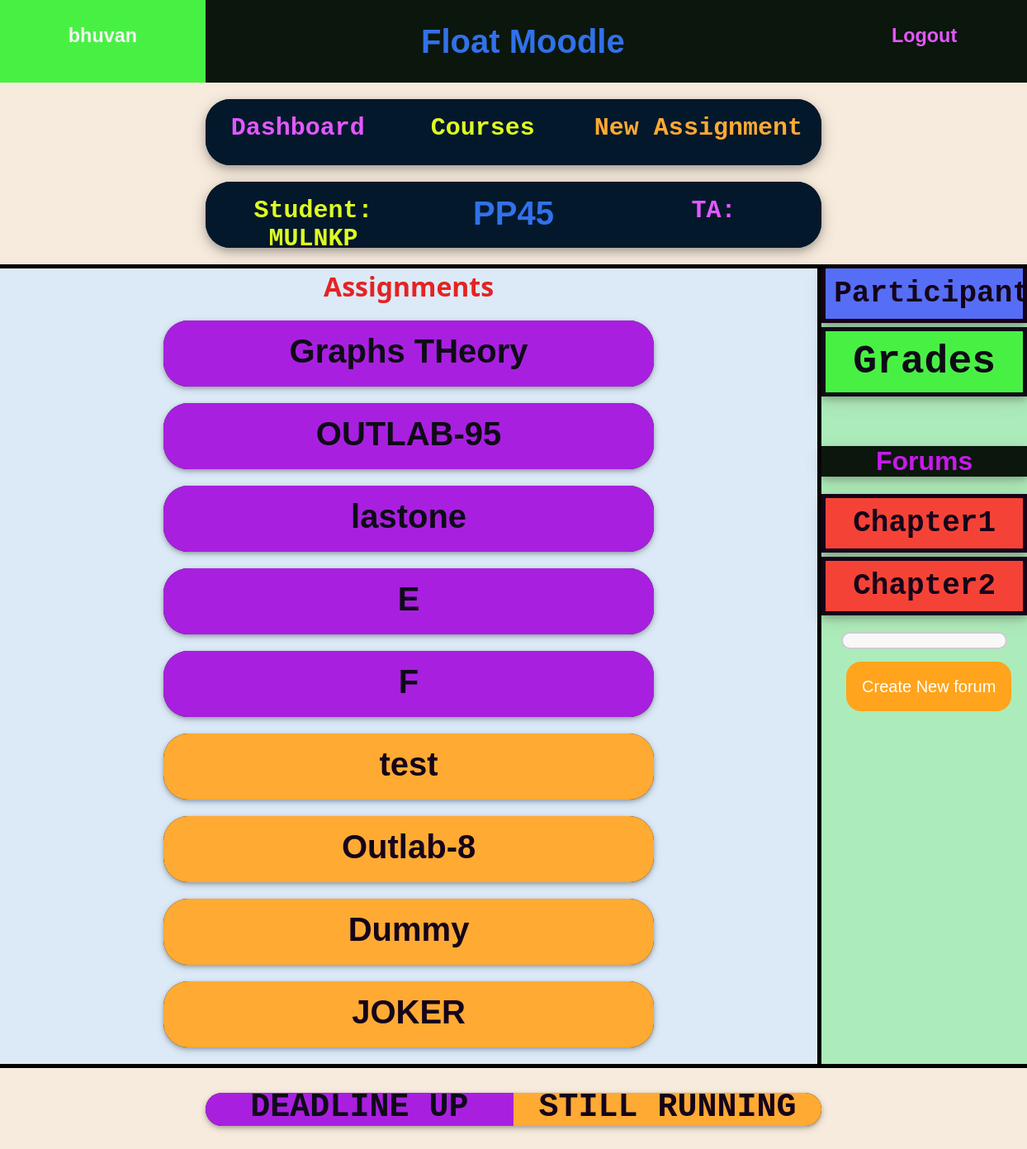
Page /courses/1/ (signed in) on the committed database.
### courses/models.py (models this page shows, shortened)
class Course(models.Model):
    instructor = models.ForeignKey(User,on_delete=models.CASCADE,related_name='ins_courses') #assuming 1 instructor/course.
    name = models.CharField(max_length=128,default = '')
    students = models.ManyToManyField(User,related_name='stud_courses')
    TAs = models.ManyToManyField(User,related_name='ta_courses')
    joincode = models.CharField(max_length=10,default = '')
    TAjoincode = models.CharField(max_length=10,default = '')

class Assignment(models.Model):
    name = models.CharField(max_length=128,default='')
    link = models.URLField(default='')
    file_name = models.CharField(max_length=100,default='problem_statement')
    file = models.FileField(upload_to='assignments',blank=True)
    statement = models.CharField(max_length=300,default='')
    course = models.ForeignKey(Course,on_delete=models.CASCADE)
    maxmarks = models.IntegerField(default=100)
    deadline = models.DateTimeField(blank=False) #need to set while creating assign.
    weightage = models.IntegerField(default=0)
    feedfile = models.FileField(upload_to='feedback', blank = True)

class Forum(models.Model):
    name = models.CharField(max_length=20,default='FORUM')
    course = models.ForeignKey(Course,on_delete=models.CASCADE)
    enabled = models.CharField(max_length=4,default='YES')#***********************************************************

### courses/views.py (the view, shortened to what this page needs)
# urls.py: path('<int:course_id>/',views.course,name = 'coursepage'),
def course(request,course_id):
    if not request.user.is_authenticated:
        return redirect('login')
    c = Course.objects.get(pk = course_id)
    if request.method == 'POST':
        form = ForumCreateForm(request.POST)
        if form.is_valid():
            F = Forum.objects.create(course = c)
            F.name = form.cleaned_data['name']
            F.save()
            return redirect('coursepage',course_id)
    else:
        form = ForumCreateForm()
    Snames = [ s.username for s in c.students.all() ]
    Tnames = [ s.username for s in c.TAs.all() ]
    uname = request.user.username
    if uname not in (Snames + Tnames) and uname != c.instructor.username:
        return redirect('CourseHome')
    TA_CA = 'NO'
    TA_CF = 'NO'
    args = {
        'Instructor': c.instructor,
        'Students': c.students.all(),
        'TAs': c.TAs.all(),
        'course': c,
        'assignments': c.assignment_set.all(),
        'nowtime': datetime.datetime.now(),
        'form': form,
        'forums': c.forum_set.all(),
        'TA_CA': TA_CA,
        'TA_CF': TA_CF,
    }
    return render(request,'courses/coursepage.html',args)

### courses/forms.py
class ForumCreateForm(forms.Form):
    name = forms.CharField(
        widget = forms.TextInput(
            attrs= {'style': 'border-color: orange;' 'width: 90%;' 'height: 10%' 'padding: 10px 20px;' 'border: 2px solid #ccc;' 'border-radius: 15px;''background-color: #f8f8f8;' }
        ),
        label = 'Forum Name',
        required=True,
        max_length=20
    )

### accounts/templates/courses/coursepage.html (shortened to what this page needs)
{% extends 'base.html' %}
{% block content %}
{% if user.username == Instructor.username or TA_CA == 'YES' %}
    <div class="Conth" style="height: 80px; width: 60%; align-self: center; margin: 20px 20%;  border-radius: 30px;     box-shadow: 0 4px 8px 0 rgba(0, 0, 0, 0.2), 0 6px 20px 0 rgba(0, 0, 0, 0.19);">
        <a href="{% url 'dashboard' %}" class="Conth hov3 ContL hov8" style="width: 30%; height: 100%; display: block; text-decoration: none; ">
            <h2 style="margin-left: 0%; margin-top: 8%;">Dashboard</h2>
        </a>
        <a href="{% url 'CourseHome' %}" class="Conth hov1 ContL" style="width: 30%; height: 100%; display: block; text-decoration: none; ">
        <h2 style="margin-left: 0%; margin-top: 8%;">Courses</h2>
        </a>
        <a href="{% url 'assign_create' course.pk %}" class="Conth hov4 ContL" style="width: 40%; height: 100%; display: block; text-decoration: none; ">
            <h2 style="margin-left: 0%; margin-top: 6%;">New Assignment</h2>
        </a>
    </div>
{% endif %}
<div class="Conth" style="height: 80px; width: 60%; align-self: center; margin: 20px 20%;  border-radius: 30px;     box-shadow: 0 4px 8px 0 rgba(0, 0, 0, 0.2), 0 6px 20px 0 rgba(0, 0, 0, 0.19);">
    <div class="Conth hov1 ContL" style="width: 35%; height: 100%; display: block;">
        <h2 style="margin-left: 0%; margin-top: 7%;">Student:  {{ course.joincode }}</h2>
    </div>
    <div class="Conth hov2 ContL" style="width: 30%; height: 100%; display: block;">
        <h1 style="margin-left: 0%; margin-top: 7%; font-family: Verdana, Geneva, Tahoma, sans-serif;">{{ course.name }}</h1>
    </div>
    <div class="Conth hov3 ContL" style="width: 35%; height: 100%; display: block;">
        <h2 style="margin-left: 0%; margin-top: 7%;">TA:  {{ course.TAjoincode }}</h2>
    </div>
</div>
<div class="Cbox" style="height: fit-content; width: 100%; border-width: 5px 0px; display: flex; background-color: rgb(220, 234, 247);">
    <div class="Cbox" style="width: 80%; height: auto; ">
        <div style="text-align: center; width: 100%; height: auto; margin-bottom: 4px;">
            <h1 style="font-family:'Segoe UI', Tahoma, Geneva, Verdana, sans-serif;color: rgb(228, 35, 35) ; align-self:  center; margin: 0px;">Assignments</h1>
        </div>
        {% for a in assignments %}
            <div class="Conth" style="height: 80px; width: 60%; align-self: center; margin: 20px 20%;  border-radius: 30px;     box-shadow: 0 2px 4px 0 rgba(0, 0, 0, 0.2), 0 3px 10px 0 rgba(0, 0, 0, 0.19);">
                {% if not a.deadline > nowtime %}
                    <a href="{% url 'assign_page' course.pk a.pk %}" class="Conth hov11 ContL " style=" width: 100%;  height: 80px; display: block; text-decoration: none; margin: 0px">
                        <h1 class="font9" style="margin-top: 2.5% ;">{{ a.name }}</h1>
                    </a>
                {% else %}
                    <a href="{% url 'assign_page' course.pk a.pk %}" class="Conth hov10 ContL " style=" width: 100%;  height: 80px; display: block; text-decoration: none; margin: 0px">
                        <h1 class="font9" style="margin-top: 2.5% ;">{{ a.name }}</h1>
                    </a>
                {% endif %}
            </div>
        {% endfor %}
    </div>
    <div class="Cbox" style="width: 20%; height: auto; border-left-width: 5px ; background-color: rgb(172, 236, 186);">
        <a href = "{% url 'participants' course.pk %}" class="sideheadfont font1 hov5" style="font-size:x-large; padding: 10px; border-width: 0px 5px 5px 5px; margin-bottom: 5px; display: block; text-decoration: none;">
            <h2 style="margin: 0px;">Participants</h2>
        </a>
        <a href = "{% url 'grades' course.pk %}" class="sideheadfont font1 hov9" style="font-size:x-large; padding: 10px; border-width: 5px 5px 5px 5px; display: block; text-decoration: none; margin-bottom: 5px;">
            <h1 style="margin: 0px;">Grades</h1>
        </a>
        <div class="sideheadfont font5 hov6">
            <h1  style="margin-top: 60px;">Forums</h1>
        </div>
        {% for forum in forums %}
            <a href = "{% url 'forum' course.pk forum.pk %}" class="sideheadfont font1 hov10 hov12" style="font-size:x-large; padding: 10px; border-width: 5px 5px 5px 5px; display: block; text-decoration: none; margin-bottom: 5px;">
                <h2 style="margin: 0px;">{{ forum.name }}</h2>
            </a>
        {% endfor %}
        {% if user.username == Instructor.username or TA_CF == 'YES' %}
            <form method="post">
            {% for field in form %}
                <div style="text-align: center; margin: 20px 5% 5px;">
                {{field}}
                </div>
            {% endfor %}
            <div style="text-align: center; margin: 0px;">
                <button type="submit" class="B1 button4" style="text-align: center;">Create New forum</button>
            </div>
            </form>
        {% endif %}
    </div>
</div>
<div class="Conth" style="height: 40px; width: 60%; align-self: center; margin: 30px 20%;  border-radius: 30px;     box-shadow: 0 2px 4px 0 rgba(0, 0, 0, 0.2), 0 3px 10px 0 rgba(0, 0, 0, 0.19);">
    <a href="#" class="Conth hov11 ContL " style=" width: 50%;  height: 80px; display: block; text-decoration: none; margin: 0px">
        <h1 class="font1" style="margin-top: 4% ;">DEADLINE UP</h1>
    </a>
    <a href="#" class="Conth hov10 ContL " style=" width: 50%;  height: 80px; display: block; text-decoration: none; margin: 0px">
        <h1 class="font1" style="margin-top: 4% ;">STILL RUNNING</h1>
    </a>
</div>
{% endblock %}

### accounts/templates/base.html (shortened to what this page needs)
{% load static %}
<link rel="stylesheet" type="text/css" href="{% static 'accounts/style.css' %}">
<!DOCTYPE html>
<html>
<head>
</head>
<body>
    {% if user.is_authenticated %}
      <div class="Conth" style="height: 100px;">
        <a href="{% url 'dashboard' %}" class="Conth hov1" style="width: 20%; height: 100%; display: block; text-decoration: none; ">
          <h3 style="margin-left: 0%; margin-top: 12%;">{{ user.username }}</h3>
        </a>
        <div class="Conth hov2" style="width: 60%; height: 100%;">
          <h1 style="margin-left: 35%;">Float Moodle</h1>
        </div>
        <a href="{% url 'logout' %}" class="Conth hov3" style="width: 20%; height: 100%; display: block; text-decoration: none; ">
          <h3 style="margin-left: 0%; margin-top: 12%;">Logout</h3>
        </a>
      </div>
    {% endif %}
    {% block content %}
    {% endblock %}
</body>
</html>

### accounts/static/accounts/style.css (style rules this page uses)
.B1 { background-color: rgb(222, 255, 34); border: 2px solid black; color: rgb(38, 99, 231); padding: 8px 15px; text-align: center; display: inline-block; font-size: 20px; margin: 10px 30px; cursor: pointer; text-decoration:none; transition-duration: 0.4s; border-radius: 15px; }
.button4 { position: relative; display: inline-block; width: 200px; height: 60px; border-radius: 18px; background-color: #ffa41c; border: solid 1px transparent; color: #fff; font-size: 20px; font-weight: 300; cursor: pointer; transition: all .1s ease-in-out; }
body { margin: 0px; background-color: #f7ebdd; }
.Conth { border-style: solid ; border-width: 0px ; background-color: #0b160c; color: rgb(49, 113, 233); font-family: Verdana, Geneva, Tahoma, sans-serif; font-size: 20px; font-weight: 50; display: flex; text-align: center; align-items: center; position: relative; overflow: hidden; padding: 0px; }
.contL { background-color: #04182c; font-family:'Courier New', Courier, monospace; }
.hov1 { color: rgb(222, 255, 34); }
.hov3 { color: #e358ff; }
.hov4 { color: rgb(255, 170, 51); }
.Cbox { border-style: solid ; border-width: 0px ; border-color: black; }
.sideheadfont { font-family: Verdana, Geneva, Tahoma, sans-serif; text-align: center; margin: 0px; border: 0px; border-style: solid; background-color: #566ef5; box-shadow: 0 4px 8px 0 rgba(0, 0, 0, 0.2), 0 6px 20px 0 rgba(119, 77, 77, 0.19); }
.font1 { font-family: 'Courier New', Courier, monospace; }
.hov6 { background-color: #0b160c; color: rgb(181, 12, 248); }
.font5 { color: #c81aeb; }
.font9 { font-family: 'Trebuchet MS', 'Lucida Sans Unicode', 'Lucida Grande', 'Lucida Sans', Arial, sans-serif; }
.hov9 { background-color: #49f044; color: #0E0B16; border: 0px solid #0E0B16; }
.hov5 { color: #15031a; background-color: #566ef5; }
.hov10 { background-color: rgb(255, 170, 51); color: #15031a; }
.hov11 { background-color: #a91fe0; color: #0E0B16; }
.hov12 { background-color: #f44336; }

### rows in the picture
Course: joincode "MULNKP", name "PP45"
Assignment: name "Graphs THeory"
Assignment: name "OUTLAB-95"
Assignment: name "lastone"
Assignment: name "E"
Assignment: name "F"
Assignment: name "test"
Assignment: name "Outlab-8"
Assignment: name "Dummy"
Assignment: name "JOKER"
Forum: name "Chapter1"
Forum: name "Chapter2"

### other values in the picture
{{ user.username }} "bhuvan"
